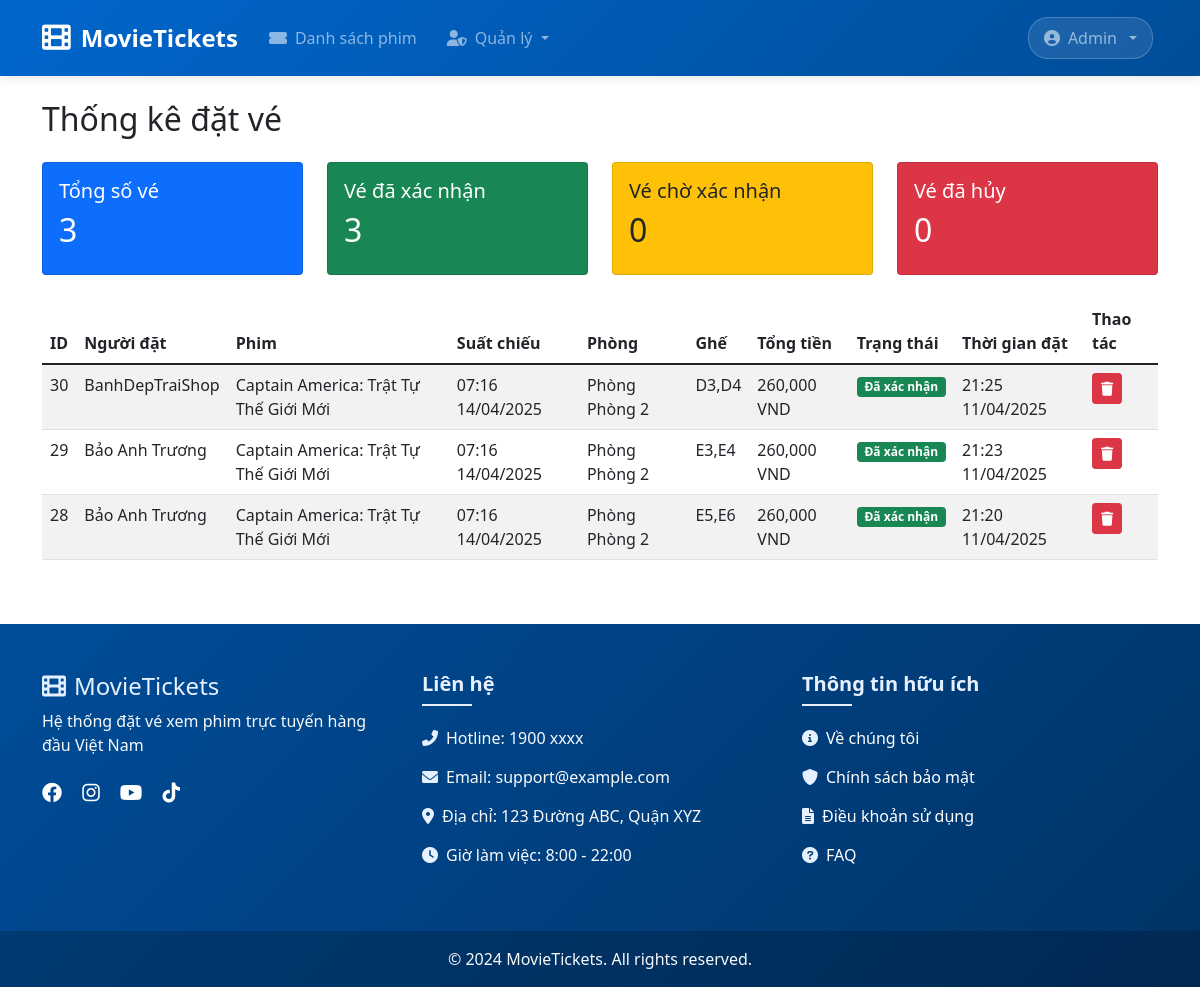
Screenshot of /admin/bookings (signed in) with the database file from the repository.
### tables this page shows
CREATE TABLE `booking` (
  `id` int NOT NULL,
  `userId` int NOT NULL,
  `showTimeId` int NOT NULL,
  `seats` varchar(255) NOT NULL,
  `totalAmount` decimal(10,2) NOT NULL,
  `paymentStatus` enum('pending','completed','cancelled') DEFAULT 'pending',
  `bookingDate` datetime DEFAULT CURRENT_TIMESTAMP,
  `createdAt` timestamp NULL DEFAULT CURRENT_TIMESTAMP
);

CREATE TABLE `user` (
  `id` int NOT NULL,
  `name` varchar(100) NOT NULL,
  `phone` varchar(20) DEFAULT NULL,
  `email` varchar(100) NOT NULL,
  `password` varchar(255) NOT NULL,
  `role` enum('user','admin') DEFAULT 'user',
  `createdAt` datetime DEFAULT CURRENT_TIMESTAMP
);

CREATE TABLE `movie` (
  `id` int NOT NULL,
  `title` varchar(255) NOT NULL,
  `description` text,
  `trailer` varchar(255) DEFAULT NULL,
  `duration` int NOT NULL,
  `imageUrl` varchar(255) DEFAULT NULL,
  `createdAt` datetime DEFAULT CURRENT_TIMESTAMP
);

### controllers/AdminController.php (called while the page is built, shortened)
<?php
require_once "models/Booking.php";
require_once "config/database.php";
class AdminController
{
    private $bookingModel;
    public function __construct()
    {
        $this->bookingModel = new Booking();
    }
    public function bookings()
    {
        try {
            $totalBookings = $confirmedBookings = $pendingBookings = $cancelledBookings = 0;
            $bookings = [];
            $stats = $this->bookingModel->getBookingStats();
            $bookings = $this->bookingModel->getAllBookingsWithDetails();
            $totalBookings = $stats['total'];
            $confirmedBookings = $stats['confirmed'];
            $pendingBookings = $stats['pending'];
            $cancelledBookings = $stats['cancelled'];
            require_once 'views/admin/bookings/index.php';
        } catch (Exception $e) {
            $_SESSION['error'] = 'Lỗi: ' . $e->getMessage();
            require_once 'views/admin/bookings/index.php';
        }
    }
}

### models/Booking.php (called while the page is built, shortened)
<?php
require_once 'config/Database.php';
class Booking
{
    private $db;
    public function __construct()
    {
        $database = new Database();
        $this->db = $database->getConnection();
    }
    public function getBookingStats()
    {
        try {
            $sql = "SELECT COUNT(*) as total FROM booking";
            $stmt = $this->db->query($sql);
            $total = $stmt->fetch(PDO::FETCH_ASSOC)['total'];
            $sql = "SELECT
                    paymentStatus,
                    COUNT(*) as count
                    FROM booking
                    GROUP BY paymentStatus";
            $stmt = $this->db->query($sql);
            $statusCounts = $stmt->fetchAll(PDO::FETCH_ASSOC);
            $stats = [
                'total' => (int)$total,
                'confirmed' => 0,
                'pending' => 0,
                'cancelled' => 0
            ];
            foreach ($statusCounts as $row) {
                switch ($row['paymentStatus']) {
                    case 'completed':
                        $stats['confirmed'] = (int)$row['count'];
                        break;
                }
            }
            return $stats;
        } catch (Exception $e) {
            error_log("Lỗi trong getBookingStats: " . $e->getMessage());
            throw $e;
        }
    }
    public function getAllBookingsWithDetails()
    {
        try {
            $sql = "SELECT
                    b.id,
                    b.userId,
                    b.showTimeId,
                    b.seats,
                    b.totalAmount,
                    b.paymentStatus,
                    b.bookingDate,
                    b.createdAt,
                    u.name as userName,
                    m.title as movieTitle,
                    s.startTime,
                    s.room
                    FROM booking b
                    LEFT JOIN user u ON b.userId = u.id
                    LEFT JOIN showtime s ON b.showTimeId = s.id
                    LEFT JOIN movie m ON s.movieId = m.id
                    ORDER BY b.createdAt DESC";
            $stmt = $this->db->query($sql);
            $bookings = $stmt->fetchAll(PDO::FETCH_ASSOC);
            foreach ($bookings as &$booking) {
                $booking['userName'] = $booking['userName'] ?? 'N/A';
                $booking['movieTitle'] = $booking['movieTitle'] ?? 'N/A';
                $booking['startTime'] = !empty($booking['startTime']) ?
                    date('H:i d/m/Y', strtotime($booking['startTime'])) : 'N/A';
                $booking['room'] = $booking['room'] ? 'Phòng ' . $booking['room'] : 'N/A';
                $booking['totalAmount'] = number_format($booking['totalAmount'], 0) . ' VND';
                $booking['bookingDate'] = date('H:i d/m/Y', strtotime($booking['bookingDate']));
            }
            return $bookings;
        } catch (Exception $e) {
            error_log("Lỗi trong getAllBookingsWithDetails: " . $e->getMessage());
            throw $e;
        }
    }
}

### config/database.php (called while the page is built, shortened)
<?php
class Database
{
    private $host = "localhost";
    private $db_name = "movie_booking";
    private $username = "root";
    private $password = "";
    public function getConnection()
    {
        try {
            $this->conn = new PDO(
                "mysql:host=" . $this->host . ";port=3306;dbname=" . $this->db_name . ";charset=utf8mb4",
                $this->username,
                $this->password,
                array(PDO::ATTR_ERRMODE => PDO::ERRMODE_EXCEPTION)
            );
            return $this->conn;
        } catch (PDOException $e) {
            error_log("Database Connection Error: " . $e->getMessage());
            throw new Exception("Không thể kết nối đến cơ sở dữ liệu: " . $e->getMessage());
        }
    }
}

### views/admin/bookings/index.php (the view, shortened to what this page needs)
<?php include 'views/layouts/header.php'; ?>
<div class="container mt-4">
    <h2 class="mb-4">Thống kê đặt vé</h2>
    <div class="row mb-4">
        <div class="col-md-3">
            <div class="card bg-primary text-white">
                <div class="card-body">
                    <h5 class="card-title">Tổng số vé</h5>
                    <h2><?php echo $totalBookings ?? 0; ?></h2>
                </div>
            </div>
        </div>
        <div class="col-md-3">
            <div class="card bg-success text-white">
                <div class="card-body">
                    <h5 class="card-title">Vé đã xác nhận</h5>
                    <h2><?php echo $confirmedBookings ?? 0; ?></h2>
                </div>
            </div>
        </div>
        <div class="col-md-3">
            <div class="card bg-warning text-dark">
                <div class="card-body">
                    <h5 class="card-title">Vé chờ xác nhận</h5>
                    <h2><?php echo $pendingBookings ?? 0; ?></h2>
                </div>
            </div>
        </div>
        <div class="col-md-3">
            <div class="card bg-danger text-white">
                <div class="card-body">
                    <h5 class="card-title">Vé đã hủy</h5>
                    <h2><?php echo $cancelledBookings ?? 0; ?></h2>
                </div>
            </div>
        </div>
    </div>
    <div class="table-responsive">
        <table class="table table-striped table-hover">
            <thead>
                <tr>
                    <th>ID</th>
                    <th>Người đặt</th>
                    <th>Phim</th>
                    <th>Suất chiếu</th>
                    <th>Phòng</th>
                    <th>Ghế</th>
                    <th>Tổng tiền</th>
                    <th>Trạng thái</th>
                    <th>Thời gian đặt</th>
                    <th>Thao tác</th>
                </tr>
            </thead>
            <tbody>
                <?php if (!empty($bookings)): ?>
                    <?php foreach ($bookings as $booking): ?>
                        <tr>
                            <td><?php echo $booking['id']; ?></td>
                            <td><?php echo htmlspecialchars($booking['userName']); ?></td>
                            <td><?php echo htmlspecialchars($booking['movieTitle']); ?></td>
                            <td><?php echo $booking['startTime']; ?></td>
                            <td><?php echo $booking['room']; ?></td>
                            <td><?php echo htmlspecialchars($booking['seats']); ?></td>
                            <td><?php echo $booking['totalAmount']; ?></td>
                            <td>
                                <span class="badge <?php
                                                    echo match ($booking['paymentStatus']) {
                                                        'Đã xác nhận' => 'bg-success',
                                                        'Chờ xác nhận' => 'bg-warning',
                                                        'Đã hủy' => 'bg-danger',
                                                        default => 'bg-secondary'
                                                    };
                                                    ?>">
                                    <?php echo $booking['paymentStatus']; ?>
                                </span>
                            </td>
                            <td><?php echo $booking['bookingDate']; ?></td>
                            <td>
                                <button class="btn btn-danger btn-sm"
                                    onclick="deleteBooking(<?php echo $booking['id']; ?>)">
                                    <i class="fas fa-trash"></i>
                                </button>
                            </td>
                        </tr>
                    <?php endforeach; ?>
                <?php else: ?>
                    <tr>
                        <td colspan="10" class="text-center">Chưa có đơn đặt vé nào.</td>
                    </tr>
                <?php endif; ?>
            </tbody>
        </table>
    </div>
</div>
<?php include 'views/layouts/footer.php'; ?>

### index.php (shortened to what this page needs)
<?php
require_once "controllers/AdminController.php";
$url = isset($_GET['url']) ? rtrim($_GET['url'], '/') : '';
foreach ($routes as $pattern => $handler) {
    $pattern = str_replace('/', '\/', $pattern);
    if (preg_match('/^' . $pattern . '$/', $url, $matches)) {
        $action = $handler[1];
        $controller = new $controller_name();
        if (count($matches) > 1) {
            $controller->$action($matches[1]);
        } else {
            $id = isset($_GET['id']) ? $_GET['id'] : null;
            if ($id !== null) {
                $controller->$action($id);
            } else {
                $controller->$action();
            }
        }
        break;
    }
}

### views/layouts/header.php (style rules this page uses)
:root { --primary-blue: #0066cc; --primary-dark: #004d99; --primary-light: #e6f0ff; }

### rows the page displays
booking: id "30", userId.name "BanhDepTraiShop", movie.title "Captain America: Trật Tự Thế Giới Mới", startTime "07:16 14/04/2025", room "Phòng Phòng 2", seats "D3,D4", totalAmount "260,000 VND", paymentStatus "Đã xác nhận", bookingDate "21:25 11/04/2025"
booking: id "29", userId.name "Bảo Anh Trương", movie.title "Captain America: Trật Tự Thế Giới Mới", startTime "07:16 14/04/2025", room "Phòng Phòng 2", seats "E3,E4", totalAmount "260,000 VND", paymentStatus "Đã xác nhận", bookingDate "21:23 11/04/2025"
booking: id "28", userId.name "Bảo Anh Trương", movie.title "Captain America: Trật Tự Thế Giới Mới", startTime "07:16 14/04/2025", room "Phòng Phòng 2", seats "E5,E6", totalAmount "260,000 VND", paymentStatus "Đã xác nhận", bookingDate "21:20 11/04/2025"

### other values shown
$totalBookings "3"
$confirmedBookings "3"
$pendingBookings "0"
$cancelledBookings "0"
